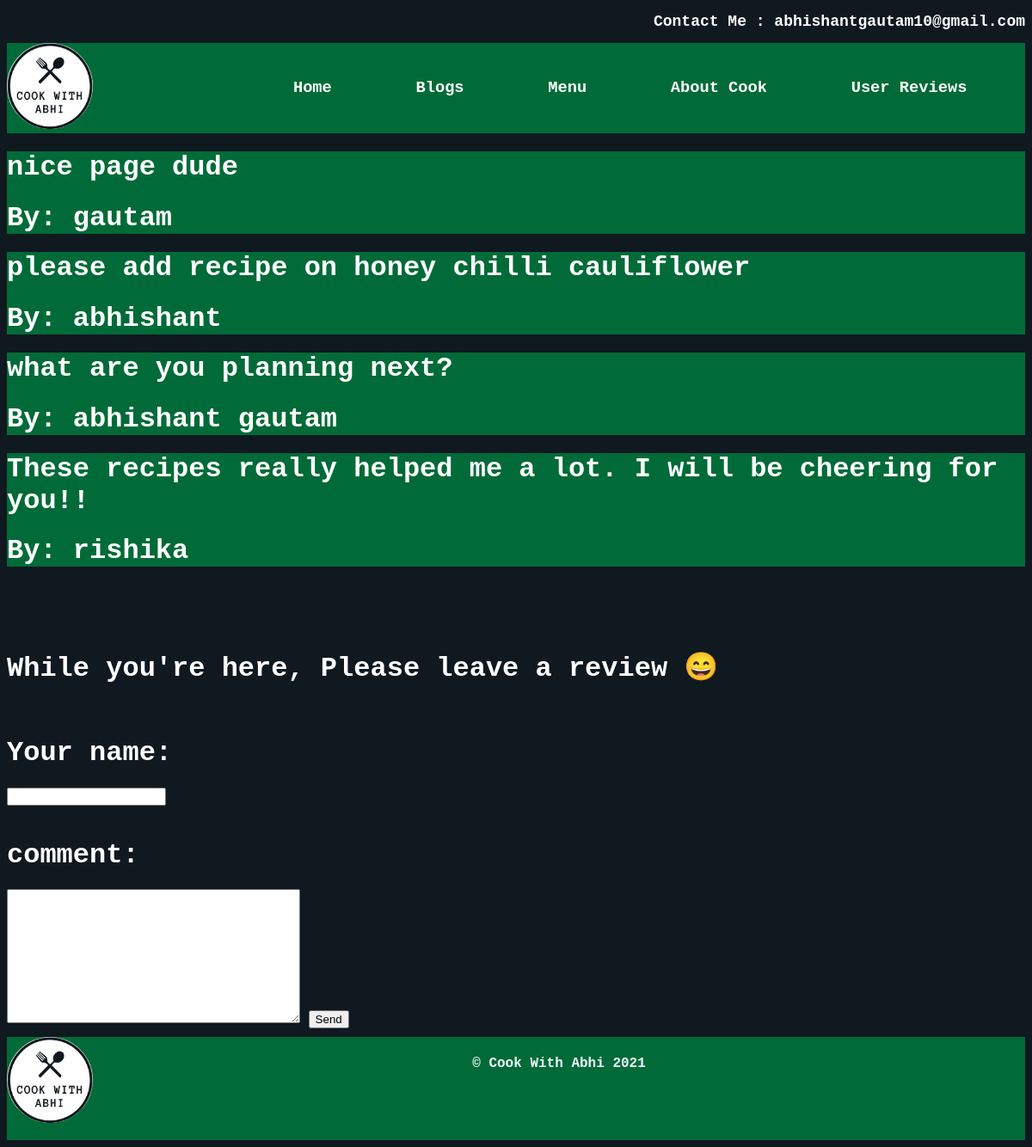
/review/, run on the app's committed database.
### review/models.py (models this page shows)
class Review(models.Model):
    username = models.CharField(max_length=100)
    text = models.TextField()

### review/views.py (the view)
# urls.py: path("", views.show_review, name="review_page")
def show_review(request):
    form = ReviewForm(request.POST)
    if request.method == "POST":
        if form.is_valid():
            review = Review(username = form.cleaned_data["username"], text = form.cleaned_data["text"])
            review.save()
            return HttpResponseRedirect("/review")
    all_reviews = Review.objects.all()
    return render(request, "review/review.html", {
        "form" : form,
        "reviews" : all_reviews
    })

### review/forms.py
class ReviewForm(forms.ModelForm):
    class Meta:
        model = Review
        fields = "__all__"
        labels = {
            "username" : "Your name",
            "text" : "comment",
        }

### review/templates/review/review.html (shortened to what this page needs)
{% extends "base.html" %}
{%block content%}
    {% for review in reviews %}
        <div style="background-color: #006b38ff;">
            <h1>{{review.text}}</h1>
            <h1>By: {{review.username}}</h1>
        </div>
    {% endfor %}
<br>
<br>
<br>
    <h1>While you're here, Please leave a review 😄</h1>
    <form method="POST" action="">
        <br>
        <h1>{{form.username.label_tag}}</h1>
        {{form.username}}
        <br>
        <br>
        <h1>{{form.text.label_tag}}</h1>
        {{form.text}}
        <button type="submit">Send</button>
        </form>
{%endblock%}

### static/base.css (style rules this page uses)
body { background-color: #101820FF; color: white; font-family: Oxygen Mono,monospace; }

### data on the page
Review: text "nice page dude", username "gautam"
Review: text "please add recipe on honey chilli cauliflower", username "abhishant"
Review: text "what are you planning next?", username "abhishant gautam"
Review: text "These recipes really helped me a lot. I will be cheering for you!!", username "rishika"
